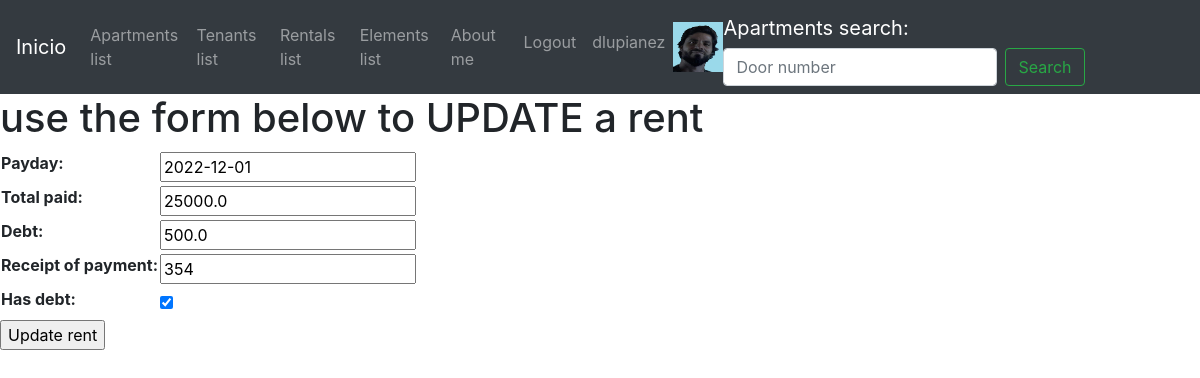
The page /rentals/rent-update/1/ (signed in) on the database its author committed.
### users/models.py (models this page shows)
class UserProfile(models.Model):
    user = models.OneToOneField(User, on_delete=models.CASCADE, related_name='profile')
    phone = models.CharField(max_length=25, null=True, blank=True)
    profile_picture = models.ImageField(upload_to='profile_images', null=True, blank=True)

### rentals/models.py (models this page shows)
class Rent(models.Model):
    payday=models.DateField()
    total_paid=models.FloatField()
    debt=models.FloatField()
    receipt_of_payment=models.IntegerField()
    has_debt=models.BooleanField(default=False)

### rentals/views.py (the view)
# urls.py: path('rent-update/<int:pk>/', RentUpdateView.as_view(), name='rent_update'),
class RentUpdateView(UpdateView):
    model = Rent
    template_name = 'rentals/rent-update.html'
    fields = '__all__'
    success_url = '/rentals/rentals-list/'

### templates/rentals/rent-update.html (shortened to what this page needs)
{% extends 'base.html' %}
{% block content %}
    <h1>use the form below to UPDATE a rent</h1>
    {% if form %}
        <form action="" method="POST">
            <table>
                {{form.as_table}}
            </table>
            <input type="submit" value="Update rent">
        </form>
    {% endif %}
{% endblock %}

### templates/base.html (shortened to what this page needs)
<!DOCTYPE html>
<html lang="en">
<head>
    <link rel="stylesheet" href="https://cdn.jsdelivr.net/npm/bootstrap@4.6.2/dist/css/bootstrap.min.css"
>
        {% load static %}
        <link rel="stylesheet" type="text/css" href="{% static 'assets/fonts/font-awesome.min.css' %}">
        <link rel="stylesheet" type="text/css" href="{% static 'assets/fonts/simple-line-icons.css' %}">
</head>
<body>
    <header>
        <nav class="navbar navbar-expand-lg navbar-dark bg-dark">
            <a class="navbar-brand" href="/">Inicio</a>
            <div class="collapse navbar-collapse" id="navbarSupportedContent">
                <ul class="navbar-nav mr-auto">
                    <li class="nav-item">
                        <a class="nav-link" href="/apartments/apartments-list/">Apartments list</a>
                    </li>
                    <li class="nav-item">
                        <a class="nav-link" href="/tenants/tenants-list/">Tenants list</a>
                    </li>
                    <li class="nav-item">
                        <a class="nav-link" href="/rentals/rentals-list/">Rentals list</a>
                    </li>
                    <li class="nav-item">
                        <a class="nav-link" href="/elements-list/">Elements list</a>
                    </li>
                    <li class="nav-item">
                        <a class="nav-link" href="/about-me/">About me</a>
                    </li>
                </ul>
                    {% if request.user.is_authenticated %}
                    <ul class="navbar-nav mr-auto pull-right">
                            <li class="nav-item pull-right ">
                                <a class="nav-link" href="/users/logout/">Logout</a>
                            </li>
                            <li class="nav-item pull-right">
                                <a class="nav-link" href="/users/update/">{{request.user.username}}</a>
                            </li>
                            {% if request.user.profile.profile_picture.url != '' %}
                                <img src="{{request.user.profile.profile_picture.url}}" alt="profile_picture" width="50px" height="50px">
                            {% endif %}
                        </ul>
                    {% endif %}
                <form class="form-inline my-2 my-lg-0" action="/apartments/apartments-list-search/" method="GET">
                    <a class="navbar-brand" href="/">Apartments search: </a>
                    <input class="form-control mr-sm-2" type="search" placeholder="Door number" aria-label="Search" name="search">
                    <button class="btn btn-outline-success my-2 my-sm-0" type="submit">Search</button>
                </form>
            </div>
        </nav>
    </header>
    {% block content %}
    {% endblock %}
</body>
</html>

### rows shown on the page
Rent: payday "2022-12-01", total_paid "25000.0", debt "500.0", receipt_of_payment "354", has_debt "☑"

### other values the page prints
{{ request.user.username }} "dlupianez"
